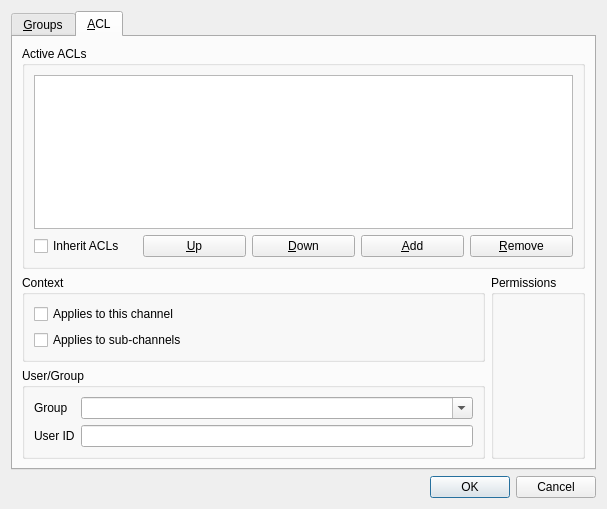
<ui version="4.0" >
 <class>ACLEditor</class>
 <widget class="QDialog" name="ACLEditor" >
  <property name="geometry" >
   <rect>
    <x>0</x>
    <y>0</y>
    <width>607</width>
    <height>509</height>
   </rect>
  </property>
  <property name="windowTitle" >
   <string>Dialog</string>
  </property>
  <layout class="QVBoxLayout" >
   <item>
    <widget class="QTabWidget" name="qtwTab" >
     <property name="currentIndex" >
      <number>1</number>
     </property>
     <widget class="QWidget" name="tab" >
      <attribute name="title" >
       <string>&amp;Groups</string>
      </attribute>
      <layout class="QVBoxLayout" >
       <item>
        <widget class="QGroupBox" name="qgbGroups" >
         <property name="title" >
          <string>Group</string>
         </property>
         <layout class="QHBoxLayout" >
          <item>
           <widget class="QComboBox" name="qcbGroupList" >
            <property name="toolTip" >
             <string>List of groups</string>
            </property>
            <property name="whatsThis" >
             <string>This is all the groups currently defined for the channel. To create a new group, just type in the name and press enter.</string>
            </property>
            <property name="editable" >
             <bool>true</bool>
            </property>
           </widget>
          </item>
          <item>
           <widget class="QPushButton" name="qpbGroupRemove" >
            <property name="toolTip" >
             <string>Remove selected group</string>
            </property>
            <property name="whatsThis" >
             <string>This removes the currently selected group. If the group was inherited, it will not be removed from the list, but all local information about the group will be cleared.</string>
            </property>
            <property name="text" >
             <string>Remove</string>
            </property>
            <property name="autoDefault" >
             <bool>false</bool>
            </property>
           </widget>
          </item>
          <item>
           <widget class="QCheckBox" name="qcbGroupInherit" >
            <property name="toolTip" >
             <string>Inherit group members from parent</string>
            </property>
            <property name="whatsThis" >
             <string>This inherits all the members in the group from the parent, if the group is marked as &lt;i>Inheritable&lt;/i> in the parent channel.</string>
            </property>
            <property name="text" >
             <string>Inherit</string>
            </property>
           </widget>
          </item>
          <item>
           <widget class="QCheckBox" name="qcbGroupInheritable" >
            <property name="toolTip" >
             <string>Make group inheritable to sub-channels</string>
            </property>
            <property name="whatsThis" >
             <string>This makes this group inheritable to sub-channels. If the group is non-inheritable, sub-channels are still free to create a new group with the same name.</string>
            </property>
            <property name="text" >
             <string>Inheritable</string>
            </property>
           </widget>
          </item>
          <item>
           <widget class="QCheckBox" name="qcbGroupInherited" >
            <property name="enabled" >
             <bool>false</bool>
            </property>
            <property name="toolTip" >
             <string>Group was inherited from parent channel</string>
            </property>
            <property name="whatsThis" >
             <string>This indicates that the group was inherited from the parent channel. You cannot edit this flag, it's just for information.</string>
            </property>
            <property name="text" >
             <string>Inherited</string>
            </property>
           </widget>
          </item>
         </layout>
        </widget>
       </item>
       <item>
        <widget class="QGroupBox" name="qgbGroupMembers" >
         <property name="title" >
          <string>Members</string>
         </property>
         <layout class="QGridLayout" >
          <item row="0" column="0" >
           <widget class="QLabel" name="label" >
            <property name="text" >
             <string>Add</string>
            </property>
            <property name="buddy" >
             <cstring>qlwGroupAdd</cstring>
            </property>
           </widget>
          </item>
          <item row="0" column="2" >
           <widget class="QLabel" name="label_2" >
            <property name="text" >
             <string>Remove</string>
            </property>
            <property name="buddy" >
             <cstring>qlwGroupRemove</cstring>
            </property>
           </widget>
          </item>
          <item row="0" column="4" >
           <widget class="QLabel" name="label_3" >
            <property name="text" >
             <string>Inherit</string>
            </property>
            <property name="buddy" >
             <cstring>qlwGroupInherit</cstring>
            </property>
           </widget>
          </item>
          <item row="1" column="0" colspan="2" >
           <widget class="QListWidget" name="qlwGroupAdd" />
          </item>
          <item row="1" column="2" colspan="2" >
           <widget class="QListWidget" name="qlwGroupRemove" />
          </item>
          <item rowspan="2" row="1" column="4" >
           <widget class="QListWidget" name="qlwGroupInherit" />
          </item>
          <item row="3" column="4" >
           <widget class="QPushButton" name="qpbGroupInheritRemove" >
            <property name="text" >
             <string>Add to Remove</string>
            </property>
           </widget>
          </item>
          <item row="3" column="2" colspan="2" >
           <widget class="QPushButton" name="qpbGroupRemoveRemove" >
            <property name="text" >
             <string>Remove</string>
            </property>
           </widget>
          </item>
          <item row="3" column="0" colspan="2" >
           <widget class="QPushButton" name="qpbGroupAddRemove" >
            <property name="text" >
             <string>Remove</string>
            </property>
           </widget>
          </item>
          <item row="2" column="0" >
           <widget class="QLineEdit" name="qleGroupAdd" >
            <property name="toolTip" >
             <string>Add member to group</string>
            </property>
            <property name="whatsThis" >
             <string>Type in the name of a player you wish to add to the group and click Add.</string>
            </property>
           </widget>
          </item>
          <item row="2" column="2" >
           <widget class="QLineEdit" name="qleGroupRemove" >
            <property name="toolTip" >
             <string>Remove member from group</string>
            </property>
            <property name="whatsThis" >
             <string>Type in the name of a player you wish to remove from the group and click Add.</string>
            </property>
           </widget>
          </item>
          <item row="2" column="1" >
           <widget class="QPushButton" name="qpbGroupAddAdd" >
            <property name="text" >
             <string>Add</string>
            </property>
           </widget>
          </item>
          <item row="2" column="3" >
           <widget class="QPushButton" name="qpbGroupRemoveAdd" >
            <property name="text" >
             <string>Add</string>
            </property>
           </widget>
          </item>
         </layout>
        </widget>
       </item>
      </layout>
     </widget>
     <widget class="QWidget" name="tab_2" >
      <attribute name="title" >
       <string>&amp;ACL</string>
      </attribute>
      <layout class="QGridLayout" >
       <item row="0" column="0" colspan="2" >
        <widget class="QGroupBox" name="qgbACLs" >
         <property name="title" >
          <string>Active ACLs</string>
         </property>
         <layout class="QGridLayout" >
          <item rowspan="2" row="0" column="0" colspan="5" >
           <widget class="QListWidget" name="qlwACLs" >
            <property name="toolTip" >
             <string>List of entries</string>
            </property>
            <property name="whatsThis" >
             <string>This shows all the entries active on this channel. Entries inherited from parent channels will be show in italics.&lt;br />ACLs are evaluated top to bottom, meaning priority increases as you move down the list.</string>
            </property>
           </widget>
          </item>
          <item row="2" column="0" >
           <widget class="QCheckBox" name="qcbACLInherit" >
            <property name="toolTip" >
             <string>Inherit ACL of parent?</string>
            </property>
            <property name="whatsThis" >
             <string>This sets whether or not the ACL up the chain of parent channels are applied to this object. Only those entries that are marked in the parent as "Apply to sub-channels" will be inherited.</string>
            </property>
            <property name="text" >
             <string>Inherit ACLs</string>
            </property>
           </widget>
          </item>
          <item row="2" column="1" >
           <widget class="QPushButton" name="qpbACLUp" >
            <property name="toolTip" >
             <string>Move entry up</string>
            </property>
            <property name="whatsThis" >
             <string>This moves the entry up in the list. As entries are evaluated in order, this may change the effective permissions of users. You cannot move an entry above an inherited entry, if you really need that you'll have to duplicate the inherited entry.</string>
            </property>
            <property name="text" >
             <string>&amp;Up</string>
            </property>
            <property name="autoDefault" >
             <bool>false</bool>
            </property>
           </widget>
          </item>
          <item row="2" column="2" >
           <widget class="QPushButton" name="qpbACLDown" >
            <property name="toolTip" >
             <string>Move entry down</string>
            </property>
            <property name="whatsThis" >
             <string>This moves the entry down in the list. As entries are evaluated in order, this may change the effective permissions of users.</string>
            </property>
            <property name="text" >
             <string>&amp;Down</string>
            </property>
            <property name="autoDefault" >
             <bool>false</bool>
            </property>
           </widget>
          </item>
          <item row="2" column="3" >
           <widget class="QPushButton" name="qpbACLAdd" >
            <property name="toolTip" >
             <string>Add new entry</string>
            </property>
            <property name="whatsThis" >
             <string>This adds a new entry, initially set with no permissions and applying to all.</string>
            </property>
            <property name="text" >
             <string>&amp;Add</string>
            </property>
            <property name="autoDefault" >
             <bool>false</bool>
            </property>
           </widget>
          </item>
          <item row="2" column="4" >
           <widget class="QPushButton" name="qpbACLRemove" >
            <property name="toolTip" >
             <string>Remove entry</string>
            </property>
            <property name="whatsThis" >
             <string>This removes the currently selected entry.</string>
            </property>
            <property name="text" >
             <string>&amp;Remove</string>
            </property>
            <property name="autoDefault" >
             <bool>false</bool>
            </property>
           </widget>
          </item>
         </layout>
        </widget>
       </item>
       <item row="1" column="0" >
        <widget class="QGroupBox" name="qgbACLapply" >
         <property name="title" >
          <string>Context</string>
         </property>
         <layout class="QVBoxLayout" >
          <item>
           <widget class="QCheckBox" name="qcbACLApplyHere" >
            <property name="toolTip" >
             <string>Entry should apply to this channel.</string>
            </property>
            <property name="whatsThis" >
             <string>This makes the entry apply to this channel.</string>
            </property>
            <property name="text" >
             <string>Applies to this channel</string>
            </property>
           </widget>
          </item>
          <item>
           <widget class="QCheckBox" name="qcbACLApplySubs" >
            <property name="toolTip" >
             <string>Entry should apply to sub-channels.</string>
            </property>
            <property name="whatsThis" >
             <string>This makes the entry apply to sub-channels of this channel.</string>
            </property>
            <property name="text" >
             <string>Applies to sub-channels</string>
            </property>
           </widget>
          </item>
         </layout>
        </widget>
       </item>
       <item rowspan="2" row="1" column="1" >
        <widget class="QGroupBox" name="qgbACLpermissions" >
         <property name="title" >
          <string>Permissions</string>
         </property>
        </widget>
       </item>
       <item row="2" column="0" >
        <widget class="QGroupBox" name="qgbACLugroup" >
         <property name="title" >
          <string>User/Group</string>
         </property>
         <layout class="QGridLayout" >
          <item row="0" column="0" >
           <widget class="QLabel" name="label_5" >
            <property name="text" >
             <string>Group</string>
            </property>
            <property name="buddy" >
             <cstring>qcbACLGroup</cstring>
            </property>
           </widget>
          </item>
          <item row="0" column="1" >
           <widget class="QComboBox" name="qcbACLGroup" >
            <property name="toolTip" >
             <string>Group this entry applies to</string>
            </property>
            <property name="whatsThis" >
             <string>This controls which group of users this entry applies to.&lt;br />Note that the group is evaluated in the context of the channel the entry is used in. For example, the default ACL on the Root channel gives &lt;i>Write&lt;/i> permission to the &lt;i>admin&lt;/i> group. This entry, if inherited by a channel, will give a user write privileges if he belongs to the &lt;i>admin&lt;/i> group in that channel, even if he doesn't belong to the &lt;i>admin&lt;/i> group in the channel where the ACL originated.&lt;br />If a group name starts with a !, its membership is negated, and if it starts with a ~, it is evaluated in the channel the ACL was defined in, rather than the channel the ACL is active in. Order is important; &lt;i>!~in&lt;/i> is valid, but &lt;i>~!in&lt;/i> is not.&lt;br />A few special predefined groups are:&lt;br />&lt;b>all&lt;/b> - Everyone will match.&lt;br />&lt;b>auth&lt;/b> - All authenticated users will match.&lt;br />&lt;b>sub,a,b,c&lt;/b> - User currently in a sub-channel minimum &lt;i>a&lt;/i> common parents, and between &lt;i>b&lt;/i> and &lt;i>c&lt;/i> channels down the chain. See the website for more extensive documentation on this one.&lt;br />&lt;b>in&lt;/b> - Users currently in the channel will match (convenience for &lt;i>sub,0,0,0&lt;/i>).&lt;br />&lt;b>out&lt;/b> - Users outside the channel will match (convenience for &lt;i>!sub,0,0,0&lt;/i>).&lt;br />Note that an entry applies to either a user or a group, not both.</string>
            </property>
            <property name="editable" >
             <bool>true</bool>
            </property>
           </widget>
          </item>
          <item row="1" column="0" >
           <widget class="QLabel" name="label_6" >
            <property name="text" >
             <string>User ID</string>
            </property>
            <property name="buddy" >
             <cstring>qleACLUser</cstring>
            </property>
           </widget>
          </item>
          <item row="1" column="1" >
           <widget class="QLineEdit" name="qleACLUser" >
            <property name="toolTip" >
             <string>User this entry applies to</string>
            </property>
            <property name="whatsThis" >
             <string>This controls which user this entry applies to. Just type in the user name and hit enter to query the server for a match.</string>
            </property>
           </widget>
          </item>
         </layout>
        </widget>
       </item>
      </layout>
     </widget>
    </widget>
   </item>
   <item>
    <widget class="QDialogButtonBox" name="qdbbButtons" >
     <property name="orientation" >
      <enum>Qt::Horizontal</enum>
     </property>
     <property name="standardButtons" >
      <set>QDialogButtonBox::Cancel|QDialogButtonBox::NoButton|QDialogButtonBox::Ok</set>
     </property>
    </widget>
   </item>
  </layout>
 </widget>
 <resources/>
 <connections>
  <connection>
   <sender>qdbbButtons</sender>
   <signal>accepted()</signal>
   <receiver>ACLEditor</receiver>
   <slot>accept()</slot>
   <hints>
    <hint type="sourcelabel" >
     <x>227</x>
     <y>583</y>
    </hint>
    <hint type="destinationlabel" >
     <x>157</x>
     <y>274</y>
    </hint>
   </hints>
  </connection>
  <connection>
   <sender>qdbbButtons</sender>
   <signal>rejected()</signal>
   <receiver>ACLEditor</receiver>
   <slot>reject()</slot>
   <hints>
    <hint type="sourcelabel" >
     <x>295</x>
     <y>589</y>
    </hint>
    <hint type="destinationlabel" >
     <x>286</x>
     <y>274</y>
    </hint>
   </hints>
  </connection>
  <connection>
   <sender>qleGroupAdd</sender>
   <signal>returnPressed()</signal>
   <receiver>qpbGroupAddAdd</receiver>
   <slot>animateClick()</slot>
   <hints>
    <hint type="sourcelabel" >
     <x>82</x>
     <y>494</y>
    </hint>
    <hint type="destinationlabel" >
     <x>176</x>
     <y>493</y>
    </hint>
   </hints>
  </connection>
  <connection>
   <sender>qleGroupRemove</sender>
   <signal>returnPressed()</signal>
   <receiver>qpbGroupRemoveAdd</receiver>
   <slot>animateClick()</slot>
   <hints>
    <hint type="sourcelabel" >
     <x>268</x>
     <y>494</y>
    </hint>
    <hint type="destinationlabel" >
     <x>365</x>
     <y>495</y>
    </hint>
   </hints>
  </connection>
  <connection>
   <sender>qlwGroupInherit</sender>
   <signal>doubleClicked(QModelIndex)</signal>
   <receiver>qpbGroupInheritRemove</receiver>
   <slot>animateClick()</slot>
   <hints>
    <hint type="sourcelabel" >
     <x>476</x>
     <y>316</y>
    </hint>
    <hint type="destinationlabel" >
     <x>481</x>
     <y>525</y>
    </hint>
   </hints>
  </connection>
 </connections>
</ui>
